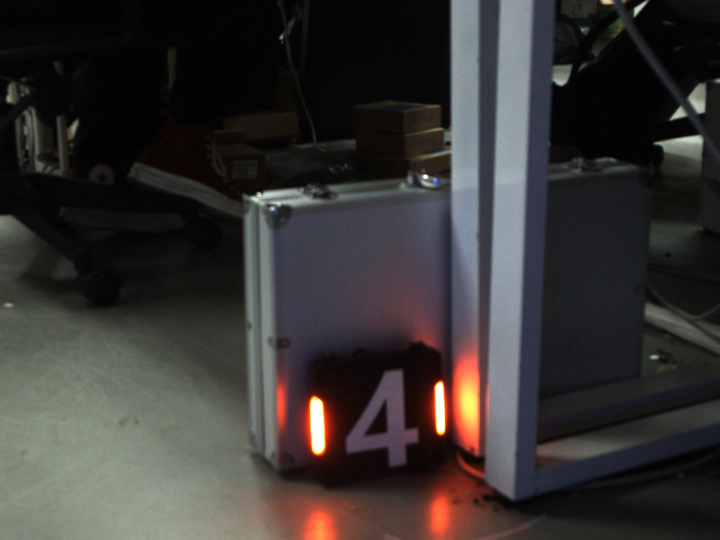
//> input picture image/image.png, 1440 x 1080 px (shown at 1/2 size)
$ ./main   (built with g++ and OpenCV 4)
//> lines starting //> are read from the running program, lines starting //| are printed output that depends on the picture
#include <iostream>
#include <opencv2/opencv.hpp>
#include <vector>
using namespace std;
using namespace cv;

int main()
{
    Mat src = imread("../image/image.png");  //在c++中，Mat是图像资源类型
//> src is the input picture: 1080 rows x 1440 cols, CV_8UC3; mean B, G, R 51.1, 52.5, 55.8
    namedWindow("111",WINDOW_FREERATIO); //创建一个自由大小的窗口，然后用imshow把图片显示在这个窗口上面
    resizeWindow("111",800,600);
    // cvtColor(src,src,COLOR_BGR2GRAY);
    Mat m1,m2;
    //图像深拷贝
    m1 = src.clone();
    src.copyTo(m2);

    //创建空白图像
    Mat m4 = Mat::ones(Size2i(8,8),CV_8UC1);
    Mat m3 = Mat::zeros(Size2i(16,8),CV_8UC3); // 8位长度的无符号  单通道 Channel  每个像素点的起始位置的数值赋值0
    m3 = Scalar(154,15,4);
    cout << m3 << endl;
    // resizeWindow("12",128,128);
    // imshow("12",m3);

    // Mat m5 = m4; //这个是浅拷贝，容易出问题

    cout << "weight: " << m3.cols << " height: " << m3.rows << " channels: " << m3.channels() << endl;

    //图像运算操作
    // src = src - Scalar(50,50,50);

    cvtColor(src,src,COLOR_BGR2HSV);
//> src: 1080 rows x 1440 cols, CV_8UC3; mean H, S, V 53.2, 42.6, 59.9
    cvtColor(src,src,COLOR_HSV2BGR);

    // [19 lines of commented-out code are left out]

    vector<Mat> img;
    split(src,img);   //分离三个通道
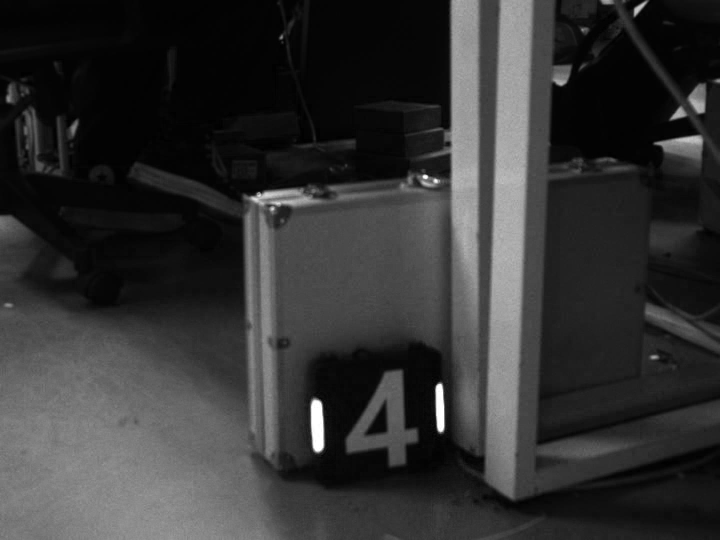
//> img[0]: 1080 rows x 1440 cols, CV_8UC1 (shown at 1/2 size); min 0, max 255, mean 50.9
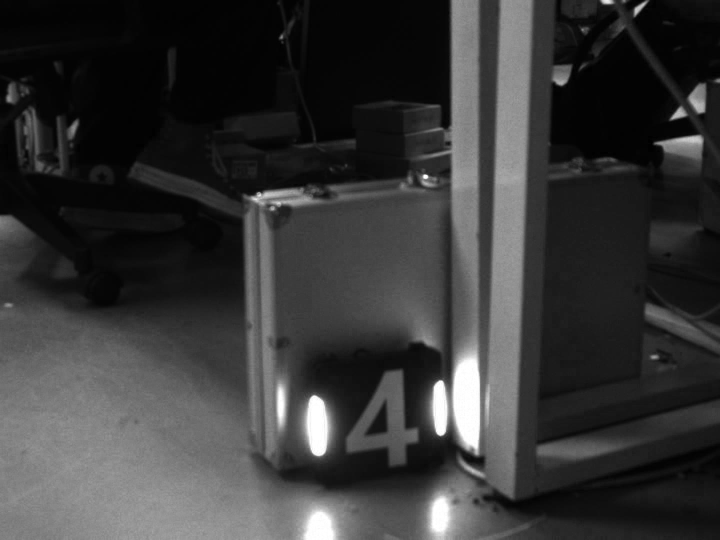
//> img[2]: 1080 rows x 1440 cols, CV_8UC1 (shown at 1/2 size); min 0, max 255, mean 55.6
    imshow("Blue",img[0]);
    imshow("Green",img[1]);
    imshow("Red",img[2]);
    imshow("111",src);
    waitKey(0);    //waitkey 相当于pause   中间的数字相当于停留时间，单位是ms,0表示阻塞程序
    destroyAllWindows();
    // cout << "1234564897" << endl;

    return 0;
}
